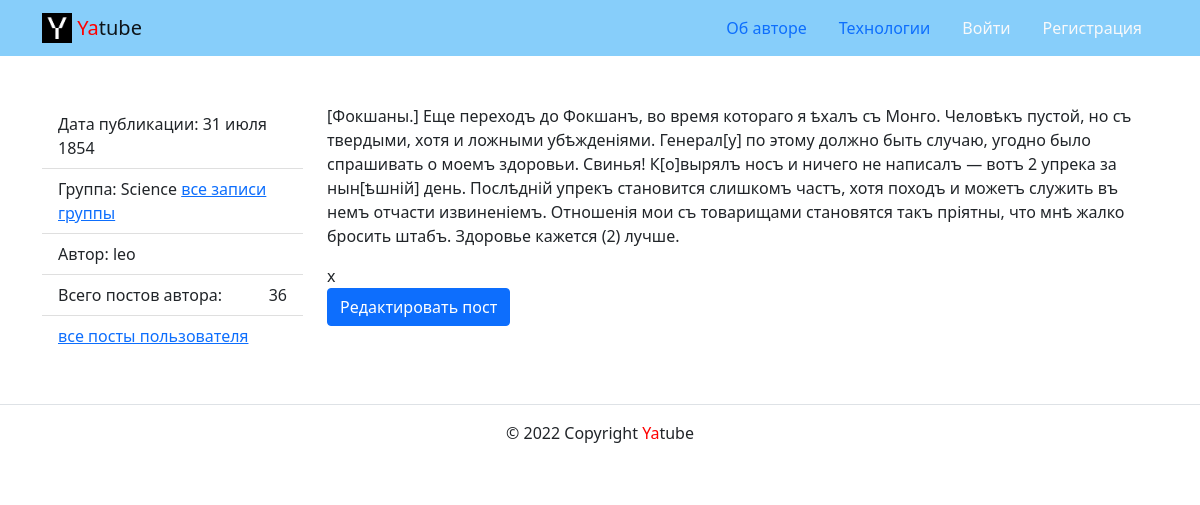
The app's page /posts/37/ with its own data.
### posts/models.py (models this page shows, shortened)
class Post(models.Model):
    text = models.TextField()
    pub_date = models.DateTimeField(auto_now_add=True)
    author = models.ForeignKey(
        User,
        on_delete=models.CASCADE,
        blank=True,
        null=True,
        related_name='posts'
    )
    group = models.ForeignKey(
        Group,
        on_delete=models.SET_NULL,
        max_length=200,
        blank=True,
        null=True,
        related_name='posts'
    )
    class Meta:
        ordering = ('-pub_date',)

class Group(models.Model):
    title = models.CharField(max_length=200)
    slug = models.SlugField(max_length=100, unique=True)
    description = models.TextField()

### posts/views.py (the view)
# urls.py: path('posts/<int:post_id>/', views.post_detail, name='post_detail'),
def post_detail(request, post_id):
    post = get_object_or_404(Post, id=post_id)
    lol = post.author
    posts = Post.objects.filter(author=lol)
    title = post.text[0:30]
    context = {
        'posts': posts,
        'post': post,
    }
    return render(request, 'posts/post_detail.html', context)

### core/context_processors/year.py (called while the page is built)
def year(request):
    return {
        "year": datetime.datetime.now().year
    }

### templates/posts/post_detail.html
{% extends 'base.html' %}
{% block content %}
    <main>
    <div class="container py-5">
      <div class="row">
        <aside class="col-12 col-md-3">
          <ul class="list-group list-group-flush">
            <li class="list-group-item">
              Дата публикации: {{ post.pub_date|date:"d E Y" }}
            </li>
            {% if post.group %}
            <li class="list-group-item">
                    Группа: {{ post.group.title }}
            <a href="{% url 'posts:group_list' post.group.slug %}"> все записи группы </a>
            </li>
            {% endif %}
            <li class="list-group-item">
              Автор: {{ post.author.username }}
            </li>
            <li class="list-group-item d-flex justify-content-between align-items-center">
              Всего постов автора:  <span >{{ posts|length}} </span>
            </li>
            <li class="list-group-item">
              <a href="{% url 'posts:profile' post.author.username %}">
                все посты пользователя
              </a>
            </li>
          </ul>
        </aside>
        <article class="col-12 col-md-9">
          <p>
           {{ post.text }}
          </p>x
            {% if request.user.username == post.author.username  %}
        <div>
            <a class="btn btn-primary" href="{% url 'posts:update_post' post.pk %}">
                Редактировать пост
            </a>
        </div>
            {% else %}
                <div>
            <a class="btn btn-primary" href="{% url 'posts:post_detail' post.pk %}">
                Редактировать пост
            </a>
        </div>
      {% endif %}
        </article>
      </div>
    </div>
    </main>
{% endblock %}

### records on screen
Post: pub_date "31 июля 1854", group "Science", author.username "leo", text "[Фокшаны.] Еще переходъ до Фокшанъ, во время котораго я ѣхалъ съ Монго. Человѣкъ пустой, но съ твердыми, хотя и ложными убѣжденіями. Генерал[у] по этому должно быть случаю, угодно было спрашивать о моемъ здоровьи. Свинья! К[о]вырялъ носъ и ничего не написалъ — вотъ 2 упрека за нын[ѣшній] день. Послѣдній упрекъ становится слишкомъ частъ, хотя походъ и можетъ служить въ немъ отчасти извиненіемъ. Отношенія мои съ товарищами становятся такъ пріятны, что мнѣ жалко бросить штабъ. Здоровье кажется (2) лучше."

### other values on screen
{{ posts|length }} "36"
